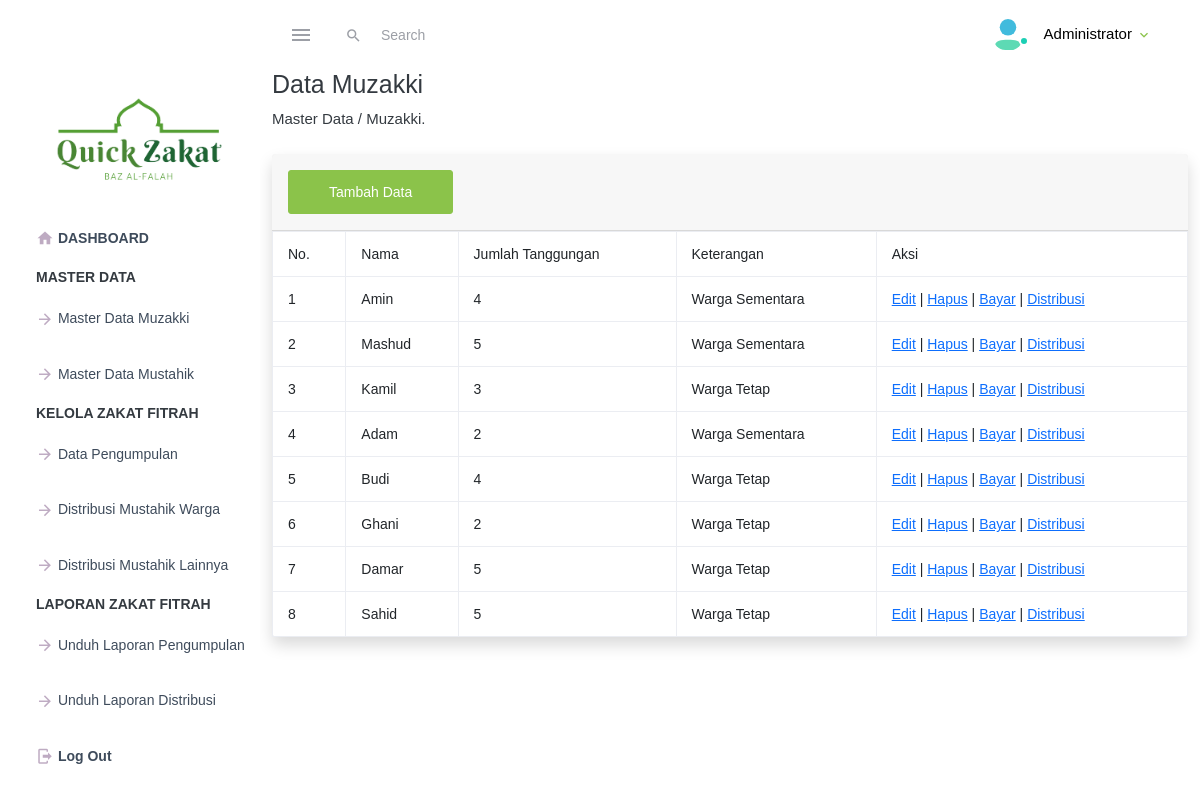
Page /muzakki.php on the committed database.
### tables this page shows
CREATE TABLE `muzakki` (
  `id_muzakki` int(11) NOT NULL,
  `nama_muzakki` varchar(50) NOT NULL,
  `jumlah_tanggungan` int(20) NOT NULL,
  `keterangan` varchar(1000) NOT NULL,
  `status` varchar(20) DEFAULT NULL
);

### muzakki.php (the view, shortened to what this page needs)
<?php include('header.php');
include ('koneksi.php'); ?>
<div class="container-fluid">
    <h1 class="h3 mb-2 text-gray-800">Data Muzakki</h1>
    <p class="mb-4">Master Data / Muzakki<a target="_blank" href=""></a>.</p>
    <div class="card shadow mb-4">
        <div class="card-header py-3">
            <a href="tambah_muzakki.php" class="btn btn-primary"> Tambah Data</a>
        </div>
        <div class="table-responsive">
            <div class="table-responsive">
                <table class="table table-bordered" id="dataTable" width="100%" cellspacing="0">
                <thead>
                <tr>
                <th scope="col">No.</th>
                <th scope="col">Nama</th>
                <th scope="col">Jumlah Tanggungan</th>
                <th scope="col">Keterangan</th>
                <th scope="col">Aksi</th>
                </tr>
            </thead>
            <tbody>
                <?php
                $query = "SELECT * FROM muzakki ORDER BY id_muzakki ASC";
                $result = mysqli_query($koneksi, $query);
                $no = 1;
                while($row = mysqli_fetch_assoc($result))
                {
                ?>
                <tr>
                    <td><?php echo $no; ?></span></td>
                    <td><?php echo $row['nama_muzakki']; ?></td>
                    <td><?php echo $row['jumlah_tanggungan']; ?></td>
                    <td><?php echo $row['keterangan']; ?></td>
                    <td>
                        <a href="edit_muzakki.php?id_muzakki=<?php echo $row['id_muzakki']; ?>">Edit</a> |
                        <a href="hapus_muzakki.php?id_muzakki=<?php echo $row['id_muzakki']; ?>" onclick="return confirm('Anda yakin akan menghapus data ini?')">Hapus</a> |
                        <a href="bayarzakat.php?id_muzakki=<?php echo $row['id_muzakki']; ?>">Bayar</a> |
                        <a href="tambah_distribusiwarga.php?id_muzakki=<?php echo $row['id_muzakki']; ?>">Distribusi</a>
                    </td>
                </tr>
                <?php
                    $no++;
                }
                ?>
            </tbody>
            </table>
        </div>
        </div>
      </div>

### header.php (shortened to what this page needs)
<!DOCTYPE html>
<html lang="en">
  <head>
    <link rel="stylesheet" href="vendors/mdi/css/materialdesignicons.min.css">
    <link rel="stylesheet" href="vendors/css/vendor.bundle.base.css">
    <link rel="stylesheet" href="css/style.css">
  </head>
  <body>
      <nav class="navbar default-layout-navbar col-lg-12 col-12 p-0 fixed-top d-flex flex-row">
        <div class="text-center navbar-brand-wrapper d-flex align-items-center justify-content-center">
        </div>
        <div class="navbar-menu-wrapper d-flex align-items-stretch">
          <button class="navbar-toggler navbar-toggler align-self-center" type="button" data-toggle="minimize">
            <span class="mdi mdi-menu"></span>
          </button>
          <div class="search-field d-none d-md-block">
            <form class="d-flex align-items-center h-100" action="#">
              <div class="input-group">
                <div class="input-group-prepend bg-transparent">
                  <i class="input-group-text border-0 mdi mdi-magnify"></i>
                </div>
                <input type="text" class="form-control bg-transparent border-0" placeholder="Search">
              </div>
            </form>
          </div>
          <ul class="navbar-nav navbar-nav-right">
            <li class="nav-item nav-profile dropdown">
              <a class="nav-link dropdown-toggle" id="profileDropdown" href="#" data-bs-toggle="dropdown" aria-expanded="false">
                <div class="nav-profile-img">
                  <img src="images/favicon.svg" alt="image">
                  <span class="availability-status online"></span>
                </div>
                <div class="nav-profile-text">
                  <p class="mb-1 text-black">Administrator
                  </p>
                </div>
              </a>
          </ul>
        </div>
      </nav>
      <div class="container-fluid page-body-wrapper">
        <nav class="sidebar sidebar-offcanvas" id="sidebar">
          <ul class="nav">
            <li class="nav-item nav-profile">
              <a href="home.php" class="nav-link">
                <div class="nav-profile-text d-flex flex-column">
                  <img src="images/logo_qz.png" height=100px alt="QuickZakat">
                </div>
              </a>
            </li>
            <li class="nav-item">
              <a class="nav-link" href="home.php">
                <span class="menu-title">
                  <i class="mdi mdi-home menu-icon"></i>
                  <b>DASHBOARD</b>
                </span>
              </a>
            </li>
            <li class="nav-item">
                <span class="menu-title"><b>MASTER DATA</b></span>
            </li>
            <li class="nav-item">
              <a class="nav-link" href="muzakki.php">
                <span class="menu-title">
                  <i class="mdi mdi-arrow-right menu-icon"></i>
                  Master Data Muzakki
                </span>
              </a>
            </li>
            <li class="nav-item">
              <a class="nav-link" href="mustahik.php">
              <span class="menu-title">
                <i class="mdi mdi-arrow-right menu-icon"></i>
                Master Data Mustahik
              </span>
              </a>
            </li>
            <li class="nav-item">
                <span class="menu-title"><b>KELOLA ZAKAT FITRAH</b></span>
            </li>
            <li class="nav-item">
              <a class="nav-link" href="data_pengumpulan.php">
              <span class="menu-title">
                <i class="mdi mdi-arrow-right menu-icon"></i>
                Data Pengumpulan
              </span>
              </a>
            </li>
            <li class="nav-item">
              <a class="nav-link" data-bs-toggle="collapse" href="distribusi_warga.php" aria-expanded="false" aria-controls="general-pages">
                <span class="menu-title">
                  <i class="mdi mdi-arrow-right menu-icon"></i>
                  Distribusi Mustahik Warga
                </span>
              </a>
            </li>
            <li class="nav-item">
              <a class="nav-link" data-bs-toggle="collapse" href="distribusi_lainnya.php" aria-expanded="false" aria-controls="general-pages">
                <span class="menu-title">
                  <i class="mdi mdi-arrow-right menu-icon"></i>
                  Distribusi Mustahik Lainnya
                </span>
              </a>
            </li>
            <li class="nav-item">
                <span class="menu-title"><b>LAPORAN ZAKAT FITRAH</b></span>
            </li>
            <li class="nav-item">
              <a class="nav-link" href="laporan_pengumpulan.php">
              <span class="menu-title">
                <i class="mdi mdi-arrow-right menu-icon"></i>
                Unduh Laporan Pengumpulan
              </span>
              </a>
            </li>
            <li class="nav-item">
              <a class="nav-link" data-bs-toggle="collapse" href="laporan_distribusi.php" aria-expanded="false" aria-controls="general-pages">
                <span class="menu-title">
                  <i class="mdi mdi-arrow-right menu-icon"></i>
                  Unduh Laporan Distribusi
                </span>
              </a>
            </li>
            <li class="nav-item">
              <a class="nav-link" href="logout.php">
              <span class="menu-title">
                <i class="mdi mdi-logout menu-icon"></i>
                <b>Log Out</b></span>
              </a>
            </li>
          </ul>
        </nav>

### rows in the picture
muzakki: nama_muzakki "Amin", jumlah_tanggungan "4", keterangan "Warga Sementara"
muzakki: nama_muzakki "Mashud", jumlah_tanggungan "5", keterangan "Warga Sementara"
muzakki: nama_muzakki "Kamil", jumlah_tanggungan "3", keterangan "Warga Tetap"
muzakki: nama_muzakki "Adam", jumlah_tanggungan "2", keterangan "Warga Sementara"
muzakki: nama_muzakki "Budi", jumlah_tanggungan "4", keterangan "Warga Tetap"
muzakki: nama_muzakki "Ghani", jumlah_tanggungan "2", keterangan "Warga Tetap"
muzakki: nama_muzakki "Damar", jumlah_tanggungan "5", keterangan "Warga Tetap"
muzakki: nama_muzakki "Sahid", jumlah_tanggungan "5", keterangan "Warga Tetap"
